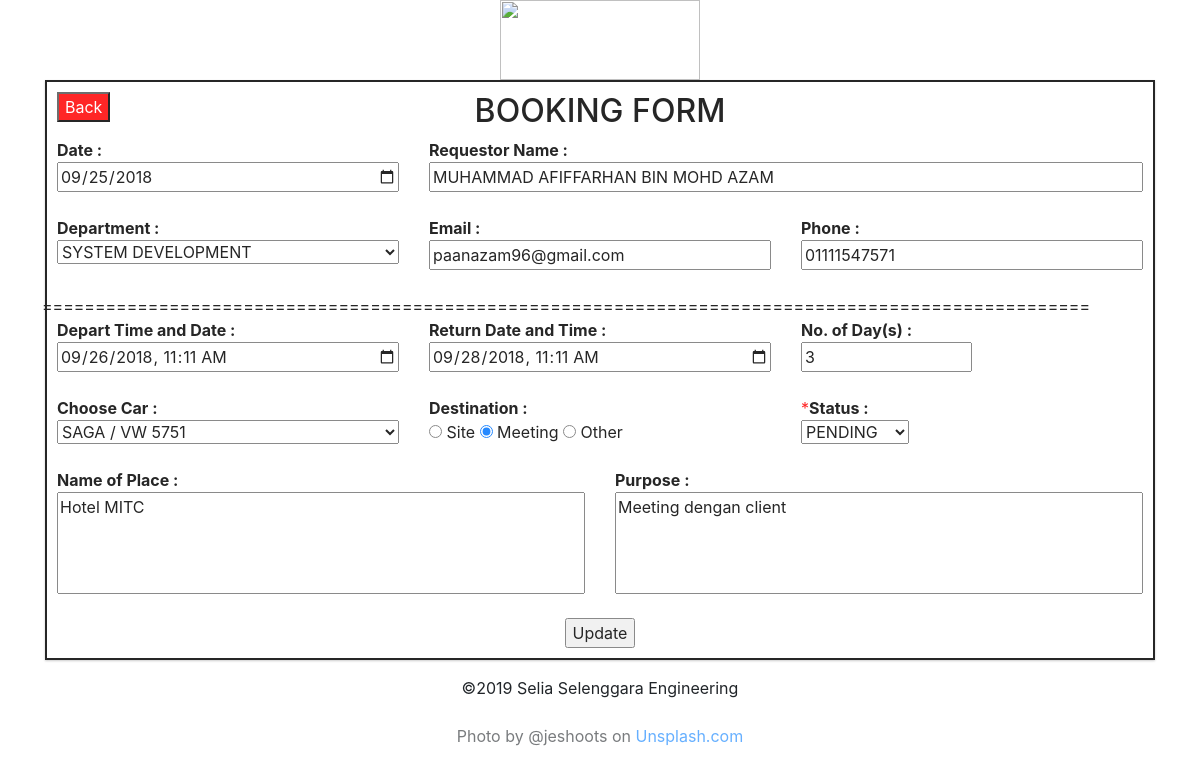
Page /adminedit.php?id=2 on the committed database.
### tables this page shows
CREATE TABLE `booking` (
  `id` int(100) NOT NULL,
  `email` varchar(50) NOT NULL,
  `name` varchar(50) NOT NULL,
  `tel` varchar(15) NOT NULL,
  `dept` varchar(100) NOT NULL,
  `date` date NOT NULL,
  `start_event` datetime NOT NULL,
  `end_event` datetime NOT NULL,
  `no_days` varchar(35) NOT NULL,
  `dest` varchar(35) NOT NULL,
  `placename` varchar(150) NOT NULL,
  `purpose` varchar(150) NOT NULL,
  `title` varchar(50) NOT NULL,
  `status` varchar(15) NOT NULL,
  `usertype` varchar(10) NOT NULL
);

CREATE TABLE `department` (
  `dept_id` int(100) NOT NULL,
  `dept` varchar(100) NOT NULL
);

CREATE TABLE `cars` (
  `id` int(50) NOT NULL,
  `carname` varchar(50) NOT NULL
);

CREATE TABLE `status` (
  `stat_id` int(11) NOT NULL,
  `stat` varchar(15) NOT NULL
);

### adminedit.php (the view, shortened to what this page needs)
<?php
    include_once("config.php");
?>
<?php
    $id = $_GET['id'];
    $result = mysqli_query($conn, "SELECT * FROM booking WHERE id=$id");
    while($res = mysqli_fetch_array($result))
    {
        $email = $res['email'];
        $name = $res['name'];
        $tel = $res['tel'];
        $date = $res['date'];
        $start_event = $res['start_event'];
        $end_event = $res['end_event'];
        $no_days = $res['no_days'];
        $dest = $res['dest'];
        $placename = $res['placename'];
        $purpose = $res['purpose'];
    }
?>
<?php
    $hostname="localhost";
    $username="root";
    $password="";
    $databaseName="poolcar3";
    $connect = mysqli_connect($hostname, $username, $password, $databaseName);
    $query = "SELECT * FROM `cars` ";
    $result1 = mysqli_query($connect, $query);
?>
<?php
    $hostname="localhost";
    $username="root";
    $password="";
    $databaseName="poolcar3";
    $connect = mysqli_connect($hostname, $username, $password, $databaseName);
    $query = "SELECT * FROM `department` ";
    $result2 = mysqli_query($connect, $query);
?>
<?php
    $hostname="localhost";
    $username="root";
    $password="";
    $databaseName="poolcar3";
    $connect = mysqli_connect($hostname, $username, $password, $databaseName);
    $query = "SELECT * FROM `status` ";
    $result3 = mysqli_query($connect, $query);
?>
<html>
    <head>
        <link rel="stylesheet" href="https://cdnjs.cloudflare.com/ajax/libs/twitter-bootstrap/4.0.0-alpha.6/css/bootstrap.css" />
    </head>
    <body>
        <img src="imgs/Untitled-1.png" width="200px" height="80px" class="center">
        <form action="adminedit.php" method="post" name="form1">
            <div class="container">
                <div id="calendar">
                    <div class="row">
                        <div class="col">
                            <input style="background: red; color: white;" type="button" value="Back" onclick="window.location.href='admin.php'" />
                        </div>
                        <div class="col">
                            <h2 align="center">BOOKING FORM</h2>
                        </div>
                        <div class="col">
                        </div>
                    </div>
                    <div class="row">
                        <div class="col">
                            <strong>Date : </strong>
                            <br>
                            <input type="date" name="date" required style="width: 100%;" value="<?php echo $date;?>">
                        </div>
                        <div class="col-8">
                            <strong>Requestor Name :</strong>
                            <br>
                            <input type="text" name="name" style="text-transform:uppercase; width: 100%;" value="<?php echo $name;?>" required>
                        </div>
                    </div>
                    <div class="row"><br></div>
                    <div class="row">
                        <div class="col">
                            <strong>Department : </strong>
                            <br>
                            <select name="dept" required style="width: 100%;">
                                <?php
                                    $sql = "SELECT dept FROM booking WHERE id=$id";
                                    $result=mysqli_query($conn, $sql);
                                    $row=mysqli_fetch_array($result);
                                    $dept_user = $row['dept'];
                                ?>
                                <?php while($row1=mysqli_fetch_array($result2)):;?>
                                <option <?php if($row1['dept'] == $dept_user) echo "selected"; ?> >
                                    <?php echo $row1['dept']; ?>
                                </option>
                                <?php endwhile; ?>
                            </select>
                        </div>
                        <div class="col">
                            <strong>Email : </strong>
                            <br>
                            <input type="email" name="email" placeholder="example@seliagroup.com" value="<?php echo $email;?>" required style="width: 100%;">
                        </div>
                        <div class="col">
                            <strong>Phone : </strong>
                            <br>
                            <input type="tel" name="tel" value="<?php echo $tel;?>" required style="width: 100%;">
                        </div>
                    </div>
                    <div class="row"><br></div>
                    <div class="row">===================================================================================================</div>
                    <div class="row">
                        <div class="col">
                            <strong>Depart Time and Date : </strong>
                            <br>
                            <div id="pickup_date"><input type="datetime-local" class="textbox" id="pick_date" name="start_event" onchange="cal()" style="width: 100%;" value="<?php echo date('Y-m-d\TH:i', strtotime($start_event)); ?>" required></div>
                        </div>
                        <div class="col">
                            <strong>Return Date and Time : </strong>
                            <br>
                            <div id="dropoff_date"><input type="datetime-local" class="textbox" id="drop_date" name="end_event" onchange="cal()" style="width: 100%;" value="<?php echo date('Y-m-d\TH:i', strtotime($end_event)); ?>" required/></div>
                        </div>
                        <div class="col">
                            <strong>No. of Day(s) : </strong>
                            <br>
                            <div id="numdays"><input type="text" class="textbox" id="numdays2" name="no_days" style="width: 50%;" value="<?php echo $no_days;?>"/></div>
                        </div>
                    </div>
                    <div class="row"><br></div>
                    <div class="row">
                        <div class="col">
                        <strong>Choose Car : </strong>
                            <br>
                            <select name="title" required style="width: 100%;">
                                <?php
                                    $sql = "SELECT title FROM booking WHERE id=$id";
                                    $result=mysqli_query($conn, $sql);
                                    $row=mysqli_fetch_array($result);
                                    $car_user = $row['title'];
                                ?>
                                <?php while($row1=mysqli_fetch_array($result1)):;?>
                                <option <?php if($row1['carname'] == $car_user) echo "selected"; ?> >
                                    <?php echo $row1['carname']; ?>
                                </option>
                                <?php endwhile; ?>
                            </select>
                        </div>
                        <div class="col">
                            <strong>Destination : </strong>
                            <br>
                            <input type="radio" name="dest" value="Site" required
                            <?php
                                if($dest=="Site"){
                                    echo "checked";
                                }
                            ?>
                            > Site
                            <input type="radio" name="dest" value="Meeting" required
                            <?php
                                if($dest=="Meeting"){
                                    echo "checked";
                                }
                            ?>
                            > Meeting
                            <input type="radio" name="dest" value="Other" required
                            <?php
                                if($dest=="Other"){
                                    echo "checked";
                                }
                            ?>
                            > Other
                        </div>
                        <div class="col">
                            <p1 style="color:red;">*</p1><strong>Status : </strong>
                            <br>
                            <select name="status" value="<?php echo $cars;?>">
                                <?php
                                    $sql = "SELECT status FROM booking WHERE id=$id";
                                    $result=mysqli_query($conn, $sql);
                                    $row=mysqli_fetch_array($result);
                                    $user_status=$row['status'];
                                ?>
                                <?php while($row1=mysqli_fetch_array($result3)):;?>
                                <option <?php if($row1['stat'] == $user_status) echo "selected"; ?> >
                                    <?php echo $row1['stat']; ?>
                                </option>
                                <?php endwhile; ?>
                            </select>
                        </div>
                    </div>
                    <div class="row"><br></div>
                    <div class="row">
                        <div class="col">
                            <strong>Name of Place : </strong>
                            <br>
                            <textarea rows="4" name="placename" style="width:100%; resize: none;" required><?php echo $placename;?></textarea>
                        </div>
                        <div class="col">
                            <strong>Purpose : </strong>
                            <br>
                            <textarea rows="4" name="purpose" style="width:100%; resize: none;" required><?php echo $purpose;?></textarea>
                        </div>
                    </div>
                    <br>
                    <center>
                        <input type="submit" name="update" value="Update">
                    </center>
                </div>
            </div>
        </form>
        <center>&copy;<?php echo date("Y");?> Selia Selenggara Engineering</center>
        <br>
        <div id="footer">
        <center>
            Photo by @jeshoots on <a href="https://unsplash.com/photos/pUAM5hPaCRI">Unsplash.com</a>
        </center>
        </div>
    </body>
</html>

### adminedit.php (style rules this page uses)
body { background-image: url("imgs/10.jpg"); background-size: cover; background-repeat: no-repeat; background-attachment: fixed; }
.center { display: block; margin-left: auto; margin-right: auto; }
#calendar { margin: 0 auto; padding: 10px; background-color: #FFFFFF; opacity: 0.85; border: 2px solid black; box-shadow: 0 1px 2px #C3C3C3; color: black; }
#footer { bottom:0; width:100%; height:30px; background: white; opacity: 0.6; }

### rows in the picture
booking: date "09/25/2018", name "MUHAMMAD AFIFFARHAN BIN MOHD AZAM", dept "SYSTEM DEVELOPMENT", email "paanazam96@gmail.com", tel "01111547571", start_event "09/26/2018 11:11", end_event "09/28/2018 11:11", no_days "3", title "SAGA / VW 5751", dest "☑", status "PENDING", placename "Hotel MITC", purpose "Meeting dengan client"
